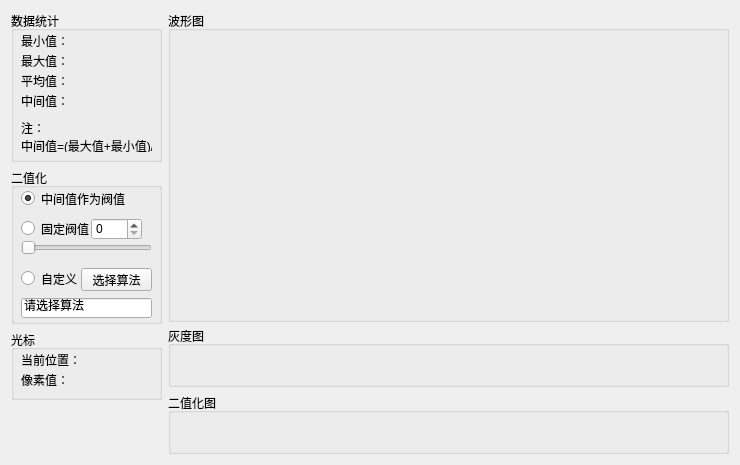
<?xml version="1.0" encoding="UTF-8"?>
<ui version="4.0">
 <class>LinearCcdTab</class>
 <widget class="QWidget" name="LinearCcdTab">
  <property name="geometry">
   <rect>
    <x>0</x>
    <y>0</y>
    <width>740</width>
    <height>465</height>
   </rect>
  </property>
  <property name="minimumSize">
   <size>
    <width>740</width>
    <height>465</height>
   </size>
  </property>
  <property name="windowTitle">
   <string>mainWin</string>
  </property>
  <layout class="QHBoxLayout" name="horizontalLayout">
   <item>
    <layout class="QVBoxLayout" name="verticalLayout_2">
     <item>
      <widget class="QGroupBox" name="groupBox_5">
       <property name="minimumSize">
        <size>
         <width>151</width>
         <height>151</height>
        </size>
       </property>
       <property name="title">
        <string>数据统计</string>
       </property>
       <widget class="QLabel" name="label_3">
        <property name="geometry">
         <rect>
          <x>10</x>
          <y>20</y>
          <width>51</width>
          <height>20</height>
         </rect>
        </property>
        <property name="text">
         <string>最小值：</string>
        </property>
       </widget>
       <widget class="QLabel" name="label_4">
        <property name="geometry">
         <rect>
          <x>10</x>
          <y>40</y>
          <width>51</width>
          <height>20</height>
         </rect>
        </property>
        <property name="text">
         <string>最大值：</string>
        </property>
       </widget>
       <widget class="QLabel" name="label_5">
        <property name="geometry">
         <rect>
          <x>10</x>
          <y>60</y>
          <width>51</width>
          <height>20</height>
         </rect>
        </property>
        <property name="text">
         <string>平均值：</string>
        </property>
       </widget>
       <widget class="QLabel" name="minText">
        <property name="geometry">
         <rect>
          <x>60</x>
          <y>20</y>
          <width>61</width>
          <height>20</height>
         </rect>
        </property>
        <property name="text">
         <string/>
        </property>
       </widget>
       <widget class="QLabel" name="maxText">
        <property name="geometry">
         <rect>
          <x>60</x>
          <y>40</y>
          <width>61</width>
          <height>20</height>
         </rect>
        </property>
        <property name="text">
         <string/>
        </property>
       </widget>
       <widget class="QLabel" name="aveText">
        <property name="geometry">
         <rect>
          <x>60</x>
          <y>60</y>
          <width>61</width>
          <height>20</height>
         </rect>
        </property>
        <property name="text">
         <string/>
        </property>
       </widget>
       <widget class="QLabel" name="label_8">
        <property name="geometry">
         <rect>
          <x>10</x>
          <y>80</y>
          <width>51</width>
          <height>20</height>
         </rect>
        </property>
        <property name="text">
         <string>中间值：</string>
        </property>
       </widget>
       <widget class="QLabel" name="label_9">
        <property name="geometry">
         <rect>
          <x>10</x>
          <y>110</y>
          <width>131</width>
          <height>31</height>
         </rect>
        </property>
        <property name="font">
         <font>
          <strikeout>false</strikeout>
         </font>
        </property>
        <property name="whatsThis">
         <string/>
        </property>
        <property name="text">
         <string>注：
中间值=(最大值+最小值)/2</string>
        </property>
       </widget>
       <widget class="QLabel" name="midText">
        <property name="geometry">
         <rect>
          <x>60</x>
          <y>80</y>
          <width>61</width>
          <height>20</height>
         </rect>
        </property>
        <property name="text">
         <string/>
        </property>
       </widget>
      </widget>
     </item>
     <item>
      <widget class="QGroupBox" name="groupBox_6">
       <property name="minimumSize">
        <size>
         <width>151</width>
         <height>156</height>
        </size>
       </property>
       <property name="title">
        <string>二值化</string>
       </property>
       <widget class="QRadioButton" name="radioButton_midVal">
        <property name="geometry">
         <rect>
          <x>10</x>
          <y>20</y>
          <width>131</width>
          <height>21</height>
         </rect>
        </property>
        <property name="text">
         <string>中间值作为阀值</string>
        </property>
        <property name="checked">
         <bool>true</bool>
        </property>
       </widget>
       <widget class="QRadioButton" name="radioButton_custom">
        <property name="geometry">
         <rect>
          <x>10</x>
          <y>100</y>
          <width>61</width>
          <height>21</height>
         </rect>
        </property>
        <property name="text">
         <string>自定义</string>
        </property>
       </widget>
       <widget class="QSpinBox" name="spinBoxTh">
        <property name="geometry">
         <rect>
          <x>80</x>
          <y>50</y>
          <width>51</width>
          <height>22</height>
         </rect>
        </property>
       </widget>
       <widget class="QSlider" name="horizontalSliderTh">
        <property name="geometry">
         <rect>
          <x>10</x>
          <y>70</y>
          <width>131</width>
          <height>20</height>
         </rect>
        </property>
        <property name="orientation">
         <enum>Qt::Horizontal</enum>
        </property>
       </widget>
       <widget class="QRadioButton" name="radioButton_fixedVal">
        <property name="geometry">
         <rect>
          <x>10</x>
          <y>50</y>
          <width>71</width>
          <height>21</height>
         </rect>
        </property>
        <property name="text">
         <string>固定阀值</string>
        </property>
       </widget>
       <widget class="QPushButton" name="pushButton_openDll">
        <property name="geometry">
         <rect>
          <x>70</x>
          <y>100</y>
          <width>71</width>
          <height>23</height>
         </rect>
        </property>
        <property name="text">
         <string>选择算法</string>
        </property>
       </widget>
       <widget class="QLineEdit" name="lineEdit_dllPath">
        <property name="geometry">
         <rect>
          <x>10</x>
          <y>130</y>
          <width>131</width>
          <height>20</height>
         </rect>
        </property>
        <property name="text">
         <string>请选择算法</string>
        </property>
        <property name="readOnly">
         <bool>true</bool>
        </property>
       </widget>
      </widget>
     </item>
     <item>
      <widget class="QGroupBox" name="groupBox_7">
       <property name="minimumSize">
        <size>
         <width>151</width>
         <height>70</height>
        </size>
       </property>
       <property name="title">
        <string>光标</string>
       </property>
       <widget class="QLabel" name="label_6">
        <property name="geometry">
         <rect>
          <x>10</x>
          <y>20</y>
          <width>61</width>
          <height>20</height>
         </rect>
        </property>
        <property name="text">
         <string>当前位置：</string>
        </property>
       </widget>
       <widget class="QLabel" name="label_7">
        <property name="geometry">
         <rect>
          <x>10</x>
          <y>40</y>
          <width>61</width>
          <height>20</height>
         </rect>
        </property>
        <property name="text">
         <string>像素值：</string>
        </property>
       </widget>
       <widget class="QLabel" name="pos">
        <property name="geometry">
         <rect>
          <x>70</x>
          <y>20</y>
          <width>61</width>
          <height>20</height>
         </rect>
        </property>
        <property name="text">
         <string/>
        </property>
       </widget>
       <widget class="QLabel" name="val">
        <property name="geometry">
         <rect>
          <x>70</x>
          <y>40</y>
          <width>61</width>
          <height>20</height>
         </rect>
        </property>
        <property name="text">
         <string/>
        </property>
       </widget>
      </widget>
     </item>
     <item>
      <spacer name="verticalSpacer">
       <property name="orientation">
        <enum>Qt::Vertical</enum>
       </property>
       <property name="sizeHint" stdset="0">
        <size>
         <width>20</width>
         <height>40</height>
        </size>
       </property>
      </spacer>
     </item>
    </layout>
   </item>
   <item>
    <layout class="QVBoxLayout" name="verticalLayout">
     <item>
      <widget class="QGroupBox" name="groupBox_2">
       <property name="sizePolicy">
        <sizepolicy hsizetype="Expanding" vsizetype="Expanding">
         <horstretch>0</horstretch>
         <verstretch>0</verstretch>
        </sizepolicy>
       </property>
       <property name="minimumSize">
        <size>
         <width>561</width>
         <height>311</height>
        </size>
       </property>
       <property name="title">
        <string>波形图</string>
       </property>
      </widget>
     </item>
     <item>
      <widget class="QGroupBox" name="groupBox_3">
       <property name="sizePolicy">
        <sizepolicy hsizetype="Expanding" vsizetype="Preferred">
         <horstretch>0</horstretch>
         <verstretch>0</verstretch>
        </sizepolicy>
       </property>
       <property name="minimumSize">
        <size>
         <width>0</width>
         <height>61</height>
        </size>
       </property>
       <property name="maximumSize">
        <size>
         <width>16777215</width>
         <height>61</height>
        </size>
       </property>
       <property name="title">
        <string>灰度图</string>
       </property>
      </widget>
     </item>
     <item>
      <widget class="QGroupBox" name="groupBox_4">
       <property name="sizePolicy">
        <sizepolicy hsizetype="Expanding" vsizetype="Preferred">
         <horstretch>0</horstretch>
         <verstretch>0</verstretch>
        </sizepolicy>
       </property>
       <property name="minimumSize">
        <size>
         <width>0</width>
         <height>61</height>
        </size>
       </property>
       <property name="maximumSize">
        <size>
         <width>16777215</width>
         <height>61</height>
        </size>
       </property>
       <property name="title">
        <string>二值化图</string>
       </property>
      </widget>
     </item>
    </layout>
   </item>
  </layout>
 </widget>
 <resources/>
 <connections/>
</ui>
